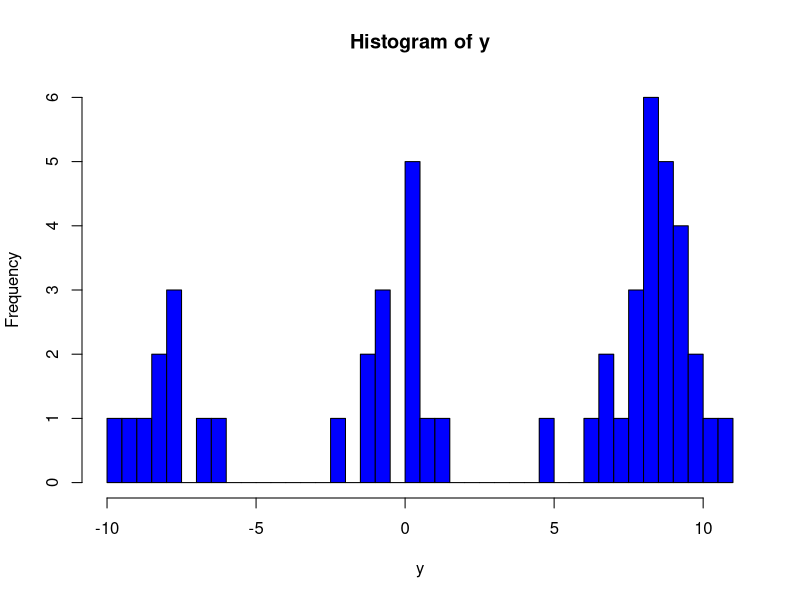

Write the R code that produced this figure. (Note: a time limit stopped this script after it produced the figure.)
#Dirichlet process prior
#A.generate data from a mixture model#########################################
set.seed(111)
n <- 50
nc0 <- 3
w0<- c(1/3,1/3,1/3)
cp0 <- sample(1:nc0,prob=w0,size=n,replace=TRUE)#component
mus0 <- c(-8,0,8)
sds0 <- c(1,1,1)
y <- rnorm(n,mean=mus0[cp0],sd=sqrt(sds0[cp0]))
hist(y,breaks = 30,col="blue1")
#B. initial value####################################################
#prior for theta##############################
ep <- 0.5
s0 <- 0.1
c <- 0.5#prior for v of the beta distribution##############################
Nc <- n#initial value for the total number of components###############
delta <- c(1:n)#indicator variable############
s <- exp(-delta)#deterministic decreasing sequence
theta <-  matrix(1, nrow=2, ncol=n)#initial for theta###
v <- NULL
w <- NULL
u <- NULL#latent variable 1###################
Ncy <- NULL#number of components of each y
Nc_all <- NULL#record Nc
delta_all <- NULL#record delta
m_all <- NULL #record non-empty groups
#big loop##################################################################
I <- 1#total number of iterations
#big loop##################################################################
IN <- 5000
repeat{
  
  #1. updata oc,m
  oc <- vector("list",Nc)
  m <- NULL
  for (j in 1:Nc)
  {
    oc[[j]] <- which(delta==j)
    m[j] <- length(oc[[j]])
  }
  m_all <- c(m_all,length(which(m!=0)))#record all non-empty number of groups
  #2. update theta
  ksi <- NULL
  d <- NULL
  nb <- 10000#number of iterations in step b
  mu <- matrix(nrow=nb,ncol=Nc)#matrix with column for components and row for iteration.
  lambda <- mu###final estimation mu,lambda
  mu[1, ] <- theta[1,1:Nc]
  lambda[1,] <- theta[2,1:Nc]# first row for initial value
  for (j in 1:Nc)
  {
    if (m[j]!=0){
      ksi[j] <- sum(y[oc[[j]]])  
      lambda1 <- ep+m[j]/2
      for (ib in 2:nb)
      {
        mu1 <- ksi[j]*lambda[ib-1,j]/(m[j]*lambda[ib-1,j]+s0)
        mu2 <- 1/(m[j]*lambda[ib-1,j]+s0)#sd
        mu[ib,j] <- rnorm(1,mean=mu1,sd=mu2)
        d <- crossprod(y[oc[[j]]]-mu[ib,j])
        lambda2 <- ep+d/2
        lambda[ib,j] <- rgamma(1,shape=lambda1,rate=lambda2)#1/sd
      }
    } else {
      mu[nb,j] <- rnorm(1,mean=0,sd=1/s0)
      lambda[nb,j] <- rgamma(1,shape=ep,rate=ep)
    }
  }
  theta[,1:Nc] <- rbind(mu[nb,],lambda[nb,])#results from last iteration
  
  #3. update v
  for (j in 1:(Nc-1)){
    v[j] <- rbeta(1,(1+m[j]),(c+cumsum(m[(j+1):Nc])))
  }
  v[Nc] <- rbeta(1,(1+m[Nc]),c)
  
  #4. update u
  for (ia in 1:n){
    u[ia] <- runif(1,0,s[delta[ia]])
    Ncy[ia] <- max(which(u[ia]<s))
  }
  Nc <- max(Ncy)#new number of groups
  Nc_all <- c(Nc_all, Nc)#record all max number of groups
  
  #5. update w  
  w[1]<-v[1]
  for (id in (2:Nc)){
    w[id]<-v[id]*prod(1-v[1:(id-1)])
  }
  
  #6. update delta
  p<-matrix(nrow=n,ncol=Nc)
  for (ie in 1:n){
    for (je in (1:Nc)){
      if (s[je]>u[ie]){
        p[ie,je]<-w[je]*dnorm(y[ie],mean=theta[1,je],sd=sqrt(1/theta[2,je]))/s[je]
      }else{
        p[ie,je]<-0
      }
    }
    delta[ie]<-which(p[ie,]==max(p[ie,]))
    #delta[ie]<-sample(c(1:Nc),size=1,replace=FALSE, prob=p[ie,]/(sum(p[ie,])))
  }
  delta_all <- rbind(delta_all, delta)#record all group allocation

  I<-I+1
  if (I>IN)
    break
}


m_all[4000:5000]

cluster<-m_all[-1:-1000]
average<-NULL
for (i in 1:length(cluster)){
  average[i]<-mean(cluster[1:i])
}
average

f<-4716
unique(delta_all[f,])
which(delta_all[f,]==1)
which(delta_all[f,]==2)
sum(delta_all[f,]-delta_all[f-1,])




rho_k <- as.numeric(unname(unlist(acf(m_all,plot=FALSE))))[-1]
c_k <- which(rho_k<2/sqrt(IN))[1]
tao_k <- 0.5+sum(rho_k[1:(c_k-1)])
